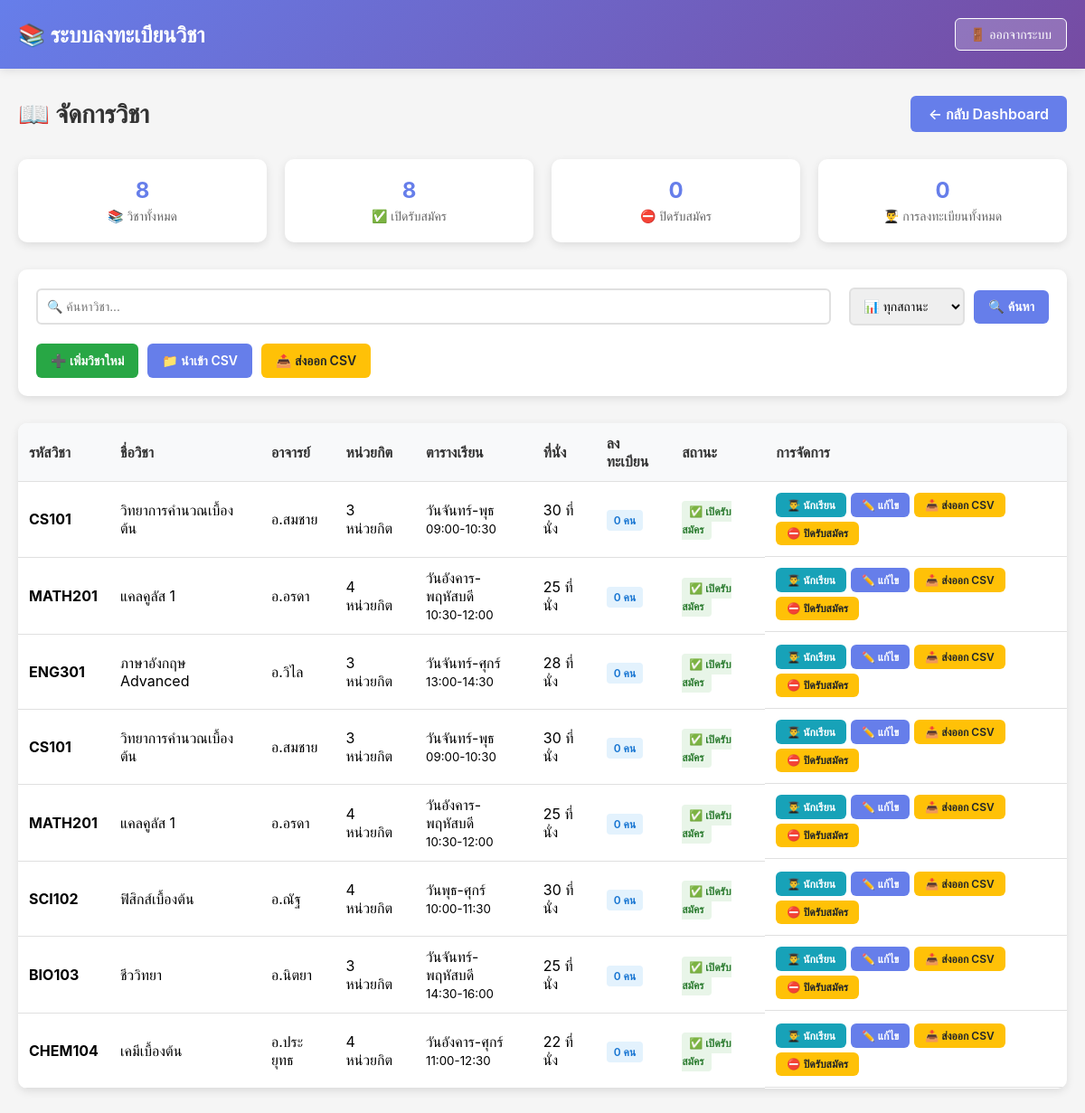
Screenshot of /admin/courses-management.php (signed in) with the database file from the repository.
### tables this page shows
CREATE TABLE courses (
    id INT AUTO_INCREMENT PRIMARY KEY,
    course_code VARCHAR(50) NOT NULL,
    course_name VARCHAR(255) NOT NULL,
    teacher_name VARCHAR(150) NOT NULL,
    credits INT NOT NULL,
    schedule_day VARCHAR(100),
    schedule_time VARCHAR(50),
    max_seats INT NOT NULL DEFAULT 30,
    grade_level INT NOT NULL COMMENT '4, 5, 6 (ชั้นปี)',
    semester INT NOT NULL COMMENT '1, 2',
    classroom VARCHAR(50) NOT NULL COMMENT 'ห้องเรียน เช่น ม.4/1',
    max_enrollments INT NOT NULL DEFAULT 999 COMMENT 'Block course: จำนวนวิชาสูงสุด',
    academic_year INT NOT NULL DEFAULT 2024,
    status ENUM('open', 'closed') DEFAULT 'open',
    description TEXT,
    created_at TIMESTAMP DEFAULT CURRENT_TIMESTAMP,
    updated_at TIMESTAMP DEFAULT CURRENT_TIMESTAMP ON UPDATE CURRENT_TIMESTAMP,
    UNIQUE KEY unique_course_period (course_code, grade_level, semester, classroom, academic_year),
    INDEX idx_course_code (course_code),
    INDEX idx_grade_level (grade_level),
    INDEX idx_semester (semester),
    INDEX idx_classroom (classroom),
    INDEX idx_status (status),
    INDEX idx_academic_year (academic_year)
);

### admin/courses-management.php (the view, shortened to what this page needs)
<?php
include '../config.php';
$search = $_GET['search'] ?? '';
$where_clause = '';
$query = "SELECT c.*, COUNT(e.id) as enrolled_count
          FROM courses c
          LEFT JOIN enrollments e ON c.id = e.course_id AND e.enrollment_status = 'enrolled'
          $where_clause
          GROUP BY c.id
          ORDER BY c.created_at DESC";
$stmt = $conn->prepare($query);
$stmt->execute();
$courses_result = $stmt->get_result();
$stats_query = "SELECT
    COUNT(*) as total_courses,
    SUM(CASE WHEN status = 'open' THEN 1 ELSE 0 END) as open_count,
    SUM(CASE WHEN status = 'closed' THEN 1 ELSE 0 END) as closed_count,
    (SELECT COUNT(*) FROM enrollments WHERE enrollment_status = 'enrolled') as total_enrollments
FROM courses";
$stats_result = $conn->query($stats_query);
$stats = $stats_result->fetch_assoc();
?>
<!DOCTYPE html>
<html lang="th">
<head>
</head>
<body>
    <div class="navbar">
        <div class="navbar-container">
            <div class="navbar-brand">📚 <?php echo SITE_NAME; ?></div>
            <a href="../logout.php" class="btn-logout">🚪 ออกจากระบบ</a>
        </div>
    </div>
    <div class="container">
        <div class="page-header">
            <h2>📖 จัดการวิชา</h2>
            <a href="dashboard.php" class="btn-back">← กลับ Dashboard</a>
        </div>
        <div class="stats-grid">
            <div class="stat-card">
                <div class="stat-value"><?php echo $stats['total_courses']; ?></div>
                <div class="stat-label">📚 วิชาทั้งหมด</div>
            </div>
            <div class="stat-card">
                <div class="stat-value"><?php echo $stats['open_count']; ?></div>
                <div class="stat-label">✅ เปิดรับสมัคร</div>
            </div>
            <div class="stat-card">
                <div class="stat-value"><?php echo $stats['closed_count']; ?></div>
                <div class="stat-label">⛔ ปิดรับสมัคร</div>
            </div>
            <div class="stat-card">
                <div class="stat-value"><?php echo $stats['total_enrollments']; ?></div>
                <div class="stat-label">👨‍🎓 การลงทะเบียนทั้งหมด</div>
            </div>
        </div>
        <div class="controls-section">
            <form method="GET" class="controls-row">
                <div class="search-box">
                    <input type="text" name="search" placeholder="🔍 ค้นหาวิชา..." value="<?php echo htmlspecialchars($search); ?>">
                </div>
                <div class="filter-group">
                    <select name="filter_status">
                        <option value="">📊 ทุกสถานะ</option>
                    </select>
                    <button type="submit" class="btn btn-primary">🔍 ค้นหา</button>
                </div>
            </form>
            <div class="action-buttons">
                <a href="course-add.php" class="btn btn-success">➕ เพิ่มวิชาใหม่</a>
                <a href="course-import-csv.php" class="btn btn-primary">📁 นำเข้า CSV</a>
                <a href="course-export-all-csv.php" class="btn btn-warning">📤 ส่งออก CSV</a>
            </div>
        </div>
        <div class="courses-table">
            <table class="table">
                <thead>
                    <tr>
                        <th>รหัสวิชา</th>
                        <th>ชื่อวิชา</th>
                        <th>อาจารย์</th>
                        <th>หน่วยกิต</th>
                        <th>ตารางเรียน</th>
                        <th>ที่นั่ง</th>
                        <th>ลงทะเบียน</th>
                        <th>สถานะ</th>
                        <th>การจัดการ</th>
                    </tr>
                </thead>
                <tbody>
                    <?php if ($courses_result->num_rows > 0): ?>
                        <?php while ($course = $courses_result->fetch_assoc()): ?>
                            <tr>
                                <td><strong><?php echo htmlspecialchars($course['course_code']); ?></strong></td>
                                <td><?php echo htmlspecialchars($course['course_name']); ?></td>
                                <td><?php echo htmlspecialchars($course['teacher_name']); ?></td>
                                <td><?php echo $course['credits']; ?> หน่วยกิต</td>
                                <td>
                                    <?php if ($course['schedule_day'] && $course['schedule_time']): ?>
                                        <?php echo htmlspecialchars($course['schedule_day']); ?><br>
                                        <small><?php echo htmlspecialchars($course['schedule_time']); ?></small>
                                    <?php else: ?>
                                        -
                                    <?php endif; ?>
                                </td>
                                <td><?php echo $course['max_seats']; ?> ที่นั่ง</td>
                                <td>
                                    <span class="enrollment-count"><?php echo $course['enrolled_count']; ?> คน</span>
                                </td>
                                <td>
                                    <span class="status-badge status-<?php echo $course['status']; ?>">
                                        <?php echo $course['status'] == 'open' ? '✅ เปิดรับสมัคร' : '⛔ ปิดรับสมัคร'; ?>
                                    </span>
                                </td>
                                <td class="action-buttons-cell">
                                    <a href="course-students.php?course_id=<?php echo $course['id']; ?>" class="btn btn-info btn-sm">👨‍🎓 นักเรียน</a>
                                    <a href="course-edit.php?course_id=<?php echo $course['id']; ?>" class="btn btn-primary btn-sm">✏️ แก้ไข</a>
                                    <a href="course-export-csv.php?course_id=<?php echo $course['id']; ?>" class="btn btn-warning btn-sm">📥 ส่งออก CSV</a>
                                    <form method="POST" style="display: inline;">
                                        <button type="submit" class="btn <?php echo $course['status'] == 'open' ? 'btn-warning' : 'btn-success'; ?> btn-sm">
                                            <?php echo $course['status'] == 'open' ? '⛔ ปิดรับสมัคร' : '✅ เปิดรับสมัคร'; ?>
                                        </button>
                                    </form>
                                </td>
                            </tr>
                        <?php endwhile; ?>
                    <?php endif; ?>
                </tbody>
            </table>
        </div>
    </div>
</body>
</html>

### admin/courses-management.php (style rules this page uses)
* { margin: 0; padding: 0; box-sizing: border-box; }
body { font-family: -apple-system, BlinkMacSystemFont, 'Segoe UI', Roboto, sans-serif; background: #f5f5f5; }
.navbar { background: linear-gradient(135deg, #667eea 0%, #764ba2 100%); color: white; padding: 20px 0; box-shadow: 0 2px 10px rgba(0,0,0,0.1); }
.navbar-container { max-width: 1200px; margin: 0 auto; padding: 0 20px; display: flex; justify-content: space-between; align-items: center; }
.navbar-brand { font-size: 24px; font-weight: 700; }
.btn-logout { padding: 8px 16px; background: rgba(255,255,255,0.2); color: white; border: 1px solid white; border-radius: 6px; text-decoration: none; font-size: 14px; transition: all 0.3s; }
.container { max-width: 1200px; margin: 30px auto; padding: 0 20px; }
.page-header { display: flex; justify-content: space-between; align-items: center; margin-bottom: 30px; flex-wrap: wrap; gap: 15px; }
.page-header h2 { font-size: 28px; color: #333; }
.btn-back { padding: 10px 20px; background: #667eea; color: white; text-decoration: none; border-radius: 6px; font-weight: 600; transition: all 0.3s; }
.stats-grid { display: grid; grid-template-columns: repeat(auto-fit, minmax(200px, 1fr)); gap: 20px; margin-bottom: 30px; }
.stat-card { background: white; padding: 20px; border-radius: 10px; box-shadow: 0 3px 10px rgba(0,0,0,0.1); text-align: center; }
.stat-value { font-size: 24px; font-weight: 700; color: #667eea; margin-bottom: 5px; }
.stat-label { color: #666; font-size: 14px; }
.controls-section { background: white; padding: 20px; border-radius: 10px; box-shadow: 0 3px 10px rgba(0,0,0,0.1); margin-bottom: 30px; }
.controls-row { display: flex; gap: 20px; align-items: center; flex-wrap: wrap; margin-bottom: 20px; }
.search-box { flex: 1; min-width: 250px; }
.search-box input { width: 100%; padding: 10px; border: 2px solid #e0e0e0; border-radius: 6px; font-size: 14px; }
.filter-group { display: flex; gap: 10px; align-items: center; }
.filter-group select { padding: 10px; border: 2px solid #e0e0e0; border-radius: 6px; font-size: 14px; }
.action-buttons { display: flex; gap: 10px; flex-wrap: wrap; }
.btn { padding: 10px 16px; border: none; border-radius: 6px; font-size: 14px; font-weight: 600; cursor: pointer; text-decoration: none; transition: all 0.3s; display: inline-flex; align-items: center; gap: 8px; }
.btn-primary { background: #667eea; color: white; }
.btn-success { background: #28a745; color: white; }
.btn-warning { background: #ffc107; color: #212529; }
.btn-info { background: #17a2b8; color: white; }
.btn-sm { padding: 6px 12px; font-size: 12px; }
.courses-table { background: white; border-radius: 10px; box-shadow: 0 3px 10px rgba(0,0,0,0.1); overflow: hidden; }
.table { width: 100%; border-collapse: collapse; }
.table th, .table td { padding: 12px; text-align: left; border-bottom: 1px solid #e0e0e0; }
.table th { background: #f8f9fa; font-weight: 600; color: #333; }
.status-badge { padding: 4px 8px; border-radius: 4px; font-size: 12px; font-weight: 600; }
.status-open { background: #e8f5e8; color: #2e7d32; }
.action-buttons-cell { display: flex; gap: 5px; flex-wrap: wrap; }
.enrollment-count { padding: 4px 8px; background: #e3f2fd; color: #1976d2; border-radius: 4px; font-size: 12px; font-weight: 600; }

### rows the page displays
courses: course_code "CS101", course_name "วิทยาการคำนวณเบื้องต้น", teacher_name "อ.สมชาย", credits "3", schedule_day "วันจันทร์-พุธ", schedule_time "09:00-10:30", max_seats "30", enrolled_count "0", status "✅ เปิดรับสมัคร"
courses: course_code "MATH201", course_name "แคลคูลัส 1", teacher_name "อ.อรดา", credits "4", schedule_day "วันอังคาร-พฤหัสบดี", schedule_time "10:30-12:00", max_seats "25", enrolled_count "0", status "✅ เปิดรับสมัคร"
courses: course_code "ENG301", course_name "ภาษาอังกฤษ Advanced", teacher_name "อ.วิไล", credits "3", schedule_day "วันจันทร์-ศุกร์", schedule_time "13:00-14:30", max_seats "28", enrolled_count "0", status "✅ เปิดรับสมัคร"
courses: course_code "CS101", course_name "วิทยาการคำนวณเบื้องต้น", teacher_name "อ.สมชาย", credits "3", schedule_day "วันจันทร์-พุธ", schedule_time "09:00-10:30", max_seats "30", enrolled_count "0", status "✅ เปิดรับสมัคร"
courses: course_code "MATH201", course_name "แคลคูลัส 1", teacher_name "อ.อรดา", credits "4", schedule_day "วันอังคาร-พฤหัสบดี", schedule_time "10:30-12:00", max_seats "25", enrolled_count "0", status "✅ เปิดรับสมัคร"
courses: course_code "SCI102", course_name "ฟิสิกส์เบื้องต้น", teacher_name "อ.ณัฐ", credits "4", schedule_day "วันพุธ-ศุกร์", schedule_time "10:00-11:30", max_seats "30", enrolled_count "0", status "✅ เปิดรับสมัคร"
courses: course_code "BIO103", course_name "ชีววิทยา", teacher_name "อ.นิตยา", credits "3", schedule_day "วันจันทร์-พฤหัสบดี", schedule_time "14:30-16:00", max_seats "25", enrolled_count "0", status "✅ เปิดรับสมัคร"
courses: course_code "CHEM104", course_name "เคมีเบื้องต้น", teacher_name "อ.ประยุทธ", credits "4", schedule_day "วันอังคาร-ศุกร์", schedule_time "11:00-12:30", max_seats "22", enrolled_count "0", status "✅ เปิดรับสมัคร"

### other values shown
SITE_NAME "ระบบลงทะเบียนวิชา"
$stats['total_courses'] "8"
$stats['open_count'] "8"
$stats['closed_count'] "0"
$stats['total_enrollments'] "0"
